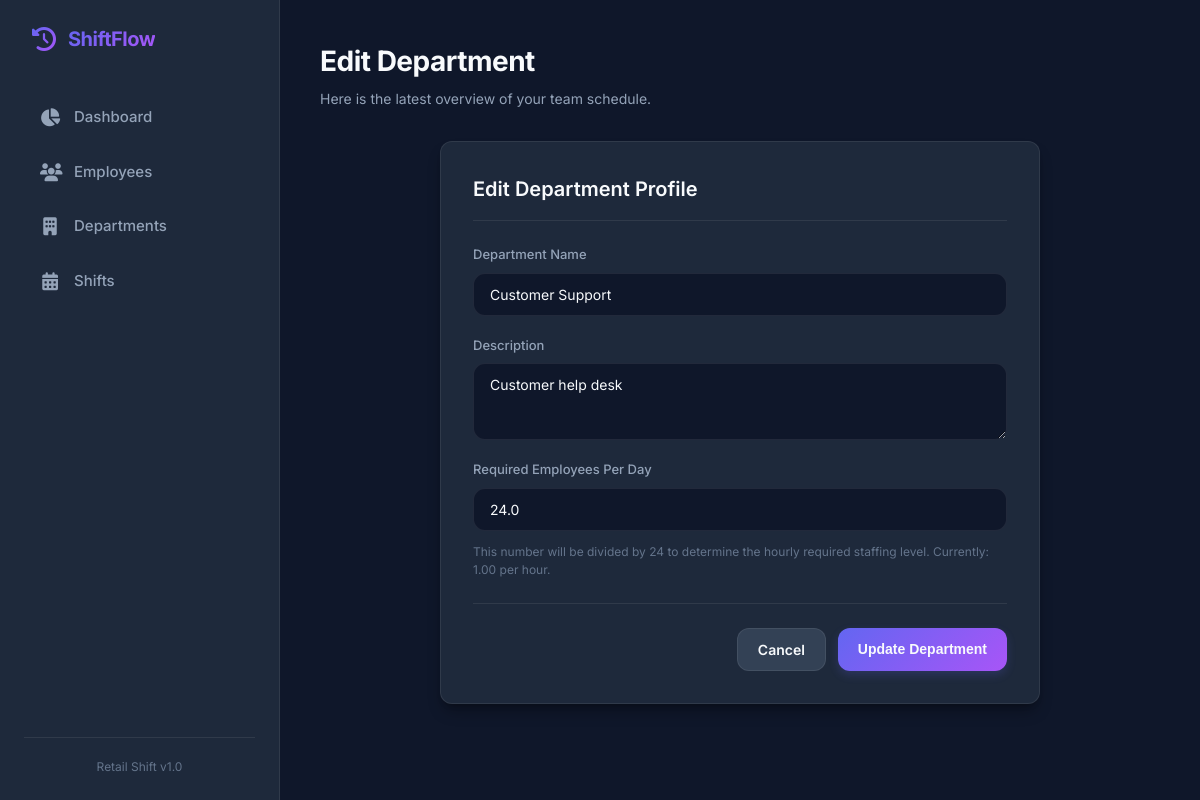
Before: /edit_department/1 with the older database file.
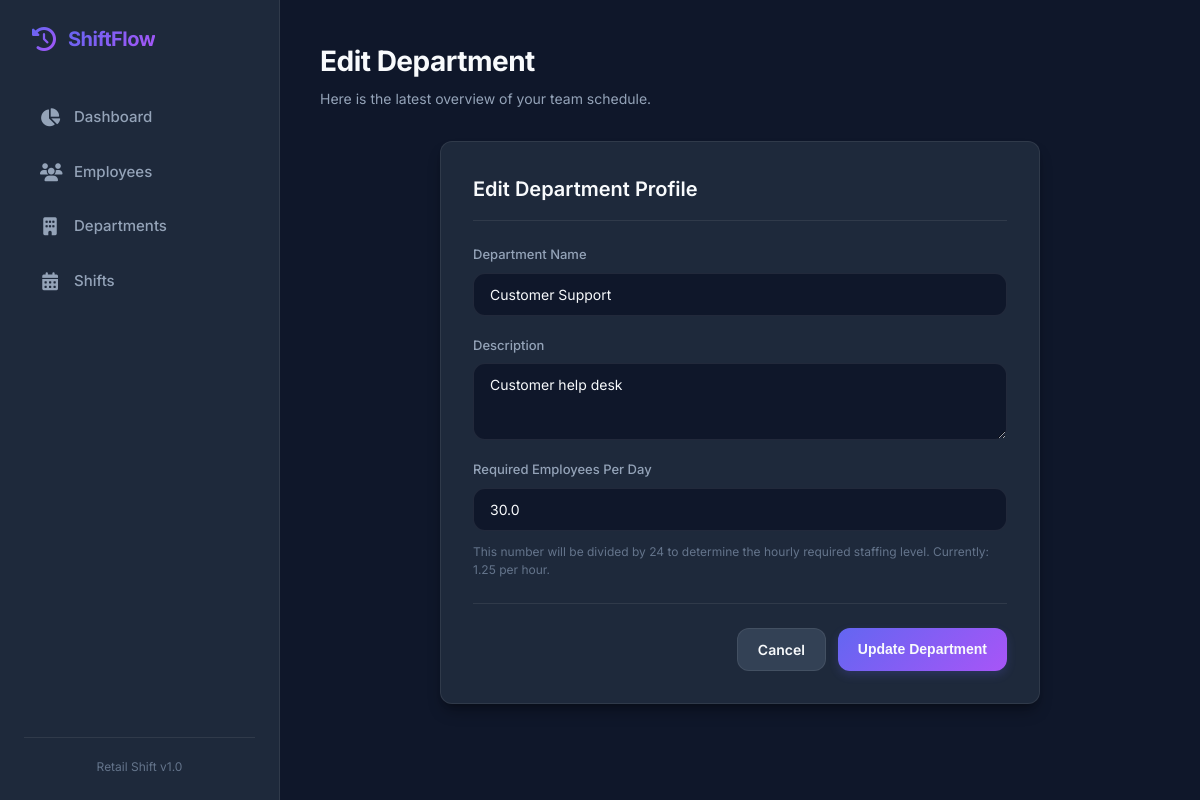
After: the same page with the newer database file.
### tables this page shows
CREATE TABLE departments(
        department_id INTEGER PRIMARY KEY AUTOINCREMENT,
        name TEXT NOT NULL UNIQUE,
        description TEXT,
        required_employees_per_day REAL NOT NULL
    );

### app.py (the view, shortened to what this page needs)
@app.route("/edit_department/<int:id>", methods=["GET", "POST"])
def edit_department(id):
    conn = db()
    dept = conn.execute("SELECT * FROM departments WHERE department_id=?", (id,)).fetchone()
    return render_template("edit_department.html", department=dept)

### app.py (called while the page is built)
def db():
    conn = sqlite3.connect(
        "retail_shift_management.db"
    )
    conn.row_factory = sqlite3.Row
    return conn

### templates/edit_department.html (shortened to what this page needs)
{% extends "base.html" %}
{% block header_title %}Edit Department{% endblock %}
{% block content %}
<div class="card" style="max-width: 600px; margin: 0 auto;">
    <div class="card-header">
        <h3>Edit Department Profile</h3>
    </div>
    <form method="POST">
        <div class="form-grid">
            <div class="form-group form-group-full">
                <label class="form-label" for="name">Department Name</label>
                <input class="form-control" name="name" id="name" value="{{ department.name }}" required>
            </div>
            <div class="form-group form-group-full">
                <label class="form-label" for="description">Description</label>
                <textarea class="form-control" name="description" id="description" rows="3" style="resize: vertical; font-family: inherit;">{{ department.description or '' }}</textarea>
            </div>
            <div class="form-group form-group-full">
                <label class="form-label" for="required_employees_per_day">Required Employees Per Day</label>
                <input class="form-control" type="number" step="any" min="0" name="required_employees_per_day" id="required_employees_per_day" value="{{ department.required_employees_per_day }}" required>
                <span style="font-size: 12px; color: var(--text-muted); margin-top: 4px;">This number will be divided by 24 to determine the hourly required staffing level. Currently: {{ "%.2f"|format(department.required_employees_per_day / 24) }} per hour.</span>
            </div>
        </div>
        <div class="form-actions">
            <a href="/departments" class="btn btn-secondary">Cancel</a>
            <button type="submit" class="btn btn-primary">Update Department</button>
        </div>
    </form>
</div>
{% endblock %}

Changed rows visible on the page:
changed departments "Customer Support": required_employees_per_day "24.0" → "30.0"; department.required_employees_per_day/24 "1.00" → "1.25"
